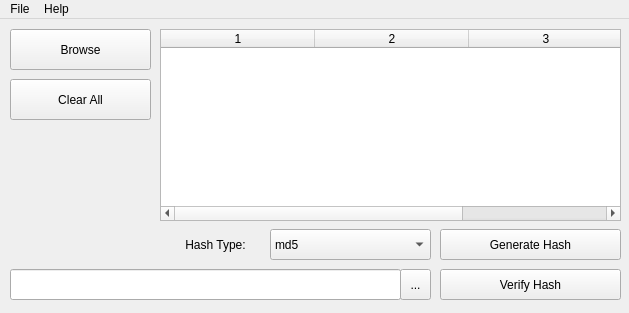
<?xml version="1.0" encoding="UTF-8"?>
<ui version="4.0">
 <class>QTIface</class>
 <widget class="QMainWindow" name="QTIface">
  <property name="geometry">
   <rect>
    <x>0</x>
    <y>0</y>
    <width>629</width>
    <height>313</height>
   </rect>
  </property>
  <property name="sizePolicy">
   <sizepolicy hsizetype="Preferred" vsizetype="Preferred">
    <horstretch>0</horstretch>
    <verstretch>0</verstretch>
   </sizepolicy>
  </property>
  <property name="minimumSize">
   <size>
    <width>629</width>
    <height>313</height>
   </size>
  </property>
  <property name="maximumSize">
   <size>
    <width>629</width>
    <height>313</height>
   </size>
  </property>
  <property name="mouseTracking">
   <bool>false</bool>
  </property>
  <property name="windowTitle">
   <string>QTIface</string>
  </property>
  <widget class="QWidget" name="centralWidget">
   <widget class="QPushButton" name="FileSearch">
    <property name="geometry">
     <rect>
      <x>10</x>
      <y>10</y>
      <width>141</width>
      <height>41</height>
     </rect>
    </property>
    <property name="text">
     <string> Browse </string>
    </property>
   </widget>
   <widget class="QPushButton" name="checksumactivate">
    <property name="geometry">
     <rect>
      <x>440</x>
      <y>210</y>
      <width>181</width>
      <height>31</height>
     </rect>
    </property>
    <property name="text">
     <string>Generate Hash</string>
    </property>
   </widget>
   <widget class="QComboBox" name="checksumtypeselection">
    <property name="geometry">
     <rect>
      <x>270</x>
      <y>210</y>
      <width>161</width>
      <height>31</height>
     </rect>
    </property>
    <item>
     <property name="text">
      <string>md5</string>
     </property>
    </item>
    <item>
     <property name="text">
      <string>sha1</string>
     </property>
    </item>
    <item>
     <property name="text">
      <string>sha224</string>
     </property>
    </item>
    <item>
     <property name="text">
      <string>sha256</string>
     </property>
    </item>
    <item>
     <property name="text">
      <string>sha384</string>
     </property>
    </item>
    <item>
     <property name="text">
      <string>sha512</string>
     </property>
    </item>
    <item>
     <property name="text">
      <string>ripemd160</string>
     </property>
    </item>
   </widget>
   <widget class="QLabel" name="label">
    <property name="geometry">
     <rect>
      <x>170</x>
      <y>210</y>
      <width>91</width>
      <height>31</height>
     </rect>
    </property>
    <property name="text">
     <string>Hash Type:</string>
    </property>
    <property name="alignment">
     <set>Qt::AlignCenter</set>
    </property>
   </widget>
   <widget class="QPushButton" name="cleartextboxbutton">
    <property name="geometry">
     <rect>
      <x>10</x>
      <y>60</y>
      <width>141</width>
      <height>41</height>
     </rect>
    </property>
    <property name="text">
     <string>Clear All</string>
    </property>
   </widget>
   <widget class="QPushButton" name="Verifybutton">
    <property name="geometry">
     <rect>
      <x>440</x>
      <y>250</y>
      <width>181</width>
      <height>31</height>
     </rect>
    </property>
    <property name="text">
     <string>Verify Hash</string>
    </property>
   </widget>
   <widget class="QLineEdit" name="verifylineedit">
    <property name="geometry">
     <rect>
      <x>10</x>
      <y>250</y>
      <width>391</width>
      <height>31</height>
     </rect>
    </property>
   </widget>
   <widget class="QToolButton" name="verifyfilebrowserbutton">
    <property name="geometry">
     <rect>
      <x>400</x>
      <y>250</y>
      <width>31</width>
      <height>31</height>
     </rect>
    </property>
    <property name="text">
     <string>...</string>
    </property>
   </widget>
   <widget class="QTableWidget" name="tableWidget">
    <property name="geometry">
     <rect>
      <x>160</x>
      <y>10</y>
      <width>461</width>
      <height>192</height>
     </rect>
    </property>
    <property name="showGrid">
     <bool>true</bool>
    </property>
    <property name="rowCount">
     <number>0</number>
    </property>
    <property name="columnCount">
     <number>3</number>
    </property>
    <attribute name="horizontalHeaderVisible">
     <bool>true</bool>
    </attribute>
    <attribute name="horizontalHeaderDefaultSectionSize">
     <number>154</number>
    </attribute>
    <column/>
    <column/>
    <column/>
   </widget>
  </widget>
  <widget class="QMenuBar" name="menuBar">
   <property name="geometry">
    <rect>
     <x>0</x>
     <y>0</y>
     <width>629</width>
     <height>21</height>
    </rect>
   </property>
   <widget class="QMenu" name="menuFile">
    <property name="title">
     <string>File</string>
    </property>
    <addaction name="actionSave_hash_as"/>
    <addaction name="separator"/>
    <addaction name="actionQuit_3"/>
   </widget>
   <widget class="QMenu" name="menuHelp">
    <property name="title">
     <string>Help</string>
    </property>
    <addaction name="actionHelp"/>
    <addaction name="separator"/>
    <addaction name="actionAbout"/>
   </widget>
   <addaction name="menuFile"/>
   <addaction name="menuHelp"/>
  </widget>
  <action name="actionSave_hash_as">
   <property name="text">
    <string>Save hash as...</string>
   </property>
  </action>
  <action name="actionQuit_3">
   <property name="text">
    <string>Quit</string>
   </property>
  </action>
  <action name="actionHelp">
   <property name="text">
    <string>Help</string>
   </property>
  </action>
  <action name="actionAbout">
   <property name="text">
    <string>About</string>
   </property>
  </action>
 </widget>
 <layoutdefault spacing="6" margin="11"/>
 <resources/>
 <connections/>
</ui>
